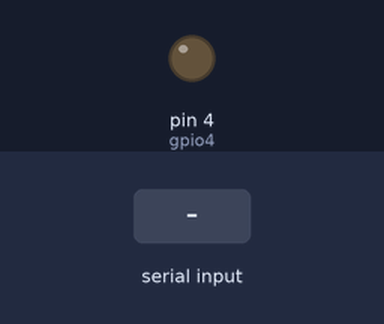
A program run on a simulated MicroPython board. On the bench: output pins drawn as LEDs (lit = HIGH). The inputs (shaded band) are chosen by the test bench. What the program prints to the serial console is not drawn. At 1.9 s the program stops and its outputs stay as they are.

Above: at 1.2 s.
1.3 s: "1" typed at the serial console, then Enter
Timing chart, 0 to 3.4 s (numbered marks = the images above; inputs shaded):
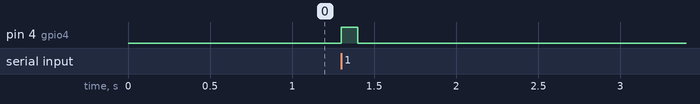

The program:

codepython.py
```python
from machine import Pin
import time
gpio4=Pin(4,Pin.OUT)
i=0
number = input("Enter ").split(" ")
for num in number:
    num = list(num)
    value = 0
    for i in range(len(num)):
        digit= num.pop()
        if digit == "1":
            value = value + pow(2,i)

    value = value/10
    gpio4.value(True)
    time.sleep(value)
    gpio4.value(False)
    time.sleep(0.5)
```

Measured:
- after the input at 1.3 s, pin 4 (gpio4): LOW → HIGH at once, → LOW 0.10 s later
